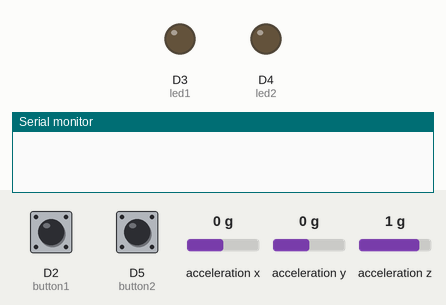
Recording of a sketch running on a simulated Arduino Nano 33 BLE. On the bench: output pins drawn as LEDs (lit = HIGH), the last lines printed to the serial monitor. Dashed ring = blinking. The test bench sets the inputs (shaded band); at power-on: D2 (button1) HIGH, D5 (button2) HIGH, acceleration x 0 g, acceleration y 0 g, acceleration z 1 g.

Above: at 1.3 s.
1.4 s: D2 (button1) pulled LOW for 0.15 s
At 4.4 s:
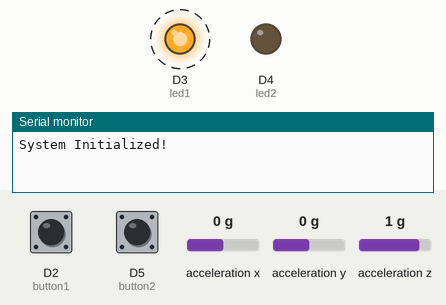
4.5 s: D5 (button2) pulled LOW for 0.15 s
At 6.7 s:
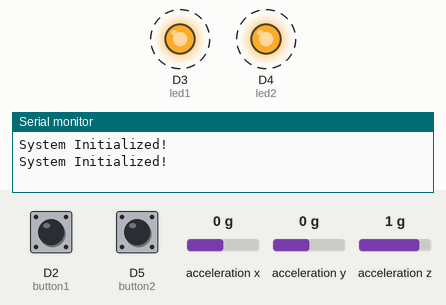
7.6 s: D5 (button2) pulled LOW for 3.2 s
At 11.9 s:
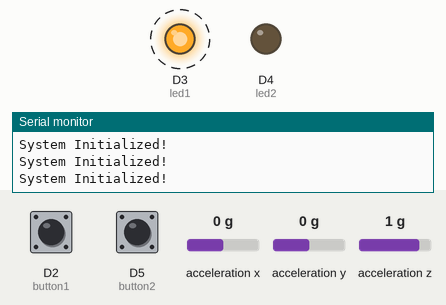
12.3 s: D5 (button2) pulled LOW for 1 s
At 15.6 s:
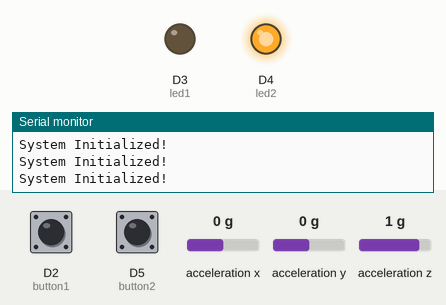
Timing chart, 0 to 17.3 s (numbered marks = the images above; inputs shaded):
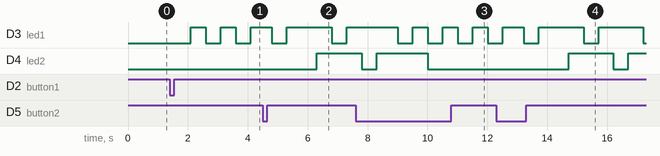

Measured:
- after the input at 1.4 s, D3 (led1): alternates HIGH for 0.50 s and LOW for 0.50 s, starting after 0.70 s
- after the input at 4.5 s, D3 (led1): alternates HIGH for 1.5 s and LOW for 0.50 s, starting after 0.30 s; D4 (led2): LOW → HIGH after 1.8 s
- after the input at 7.6 s, D3 (led1): alternates HIGH for 0.50 s and LOW for 0.50 s, starting after 1.4 s
- after the input at 12.3 s, D4 (led2): LOW → HIGH after 2.4 s, → LOW 1.5 s later, → HIGH 0.50 s later

The sketch:

gyro.ino
```cpp
  #include <Arduino_BMI270_BMM150.h>
  float gyroThreshold = 10.0;
  bool blinkerOn = false;
  bool hasLeaned = false;
  const int led1 = 3;
  const int led2 = 4;
  const int button1 = 2;
  const int button2 = 5;
  bool led1State = false;
  bool led2State = false;
  bool lastButton1 = HIGH;
  bool lastButton2 = HIGH;

void setup() {

  pinMode(led1, OUTPUT);
  pinMode(led2, OUTPUT);
  pinMode(button1, INPUT_PULLUP);
  pinMode(button2, INPUT_PULLUP);
  Serial.begin(115200);
  while (!Serial);
  if (!IMU.begin()) {
    Serial.println("IMU init failed!"); while (1);
  }
  delay(150);
}

void loop() {
    bool currentButton1 = digitalRead(button1);
    bool currentButton2 = digitalRead(button2);
    float ax, ay, az;

// --- Toggle LED 1 ---
if (lastButton1 == HIGH && currentButton1 == LOW)
{
  led1State = !led1State;
  Serial.println("System Initialized!");
  // wissel aan/uit
  delay(200);
  // simpele debounce
}
lastButton1 = currentButton1;

// --- Toggle LED 2 ---
if (lastButton2 == HIGH && currentButton2 == LOW)
  {
  led2State = !led2State;
  delay(200);
  Serial.println("System Initialized!");
  }
  lastButton2 = currentButton2;

 if (led1State) {

    digitalWrite(led1, LOW);  // LED ON
    delay(500);
    digitalWrite(led1, HIGH); // LED OFF
    delay(500);
  } else {
    digitalWrite(led1, LOW); // Ensure LED stays OFF
  }
 if (led2State) {

    digitalWrite(led2, LOW);  // LED ON
    delay(500);
    digitalWrite(led2, HIGH); // LED OFF
    delay(500);
  } else {
    digitalWrite(led2, LOW); // Ensure LED stays OFF
  }

  if (IMU.accelerationAvailable()) {
    IMU.readAcceleration(ax, ay, az);

    // Calculate lean angle in degrees
    // (Ensure Y is your left/right axis and Z is vertical)
    float leanAngle = abs(atan2(ay, az) * 180.0 / PI);

    if (led1State) {
      // Step 1: Detect that the turn has actually started
      if (leanAngle > 3.0) {
        hasLeaned = true;
      }

      // Step 2: If we have leaned and are now back to upright (< 3 degrees)
      if (hasLeaned && leanAngle < 1.0) {
        digitalWrite(led1, LOW); // Turn off blinker
        led1State = false;
        hasLeaned = false;
        Serial.println("Turn complete: Level detected.");
      }
    }
  }
}
```
